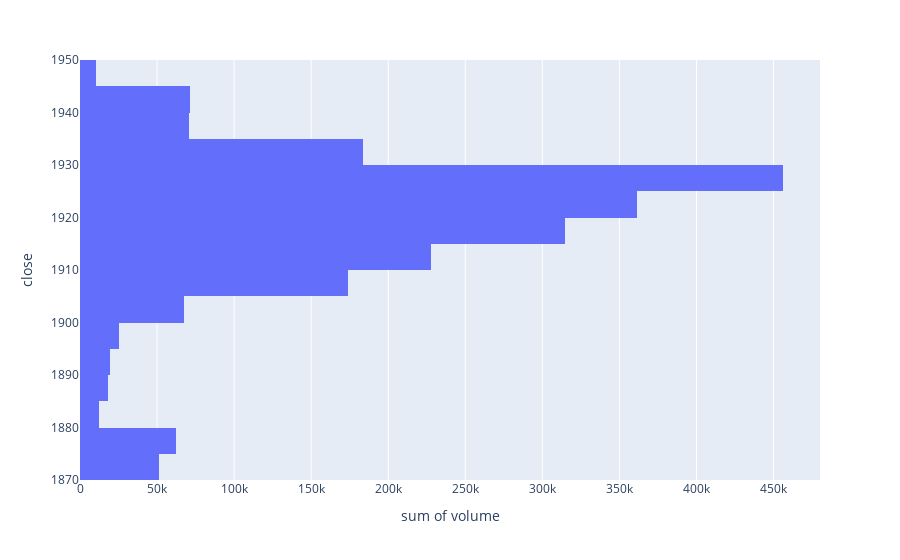

Notebook source saved alongside this figure:
### Code cell
px.histogram(df_XUD, x='volume', y='close', nbins=25, orientation='h').show()

### Figure 1 — Plotly figure (JSON) as saved in the notebook; plotly's stock layout.template omitted (floating-point values rounded to 4 significant figures; data arrays with more than 128 entries replaced by an {"elided": "..."} marker saying what was removed)
{"data": [{"alignmentgroup": "True", "bingroup": "y", "histfunc": "sum", "hovertemplate": "sum of volume=%{x}<br>close=%{y}<extra></extra>", "legendgroup": "", "marker": {"color": "#636efa", "pattern": {"shape": ""}}, "name": "", "nbinsy": 25, "offsetgroup": "", "orientation": "h", "showlegend": false, "type": "histogram", "x": {"elided": "5000 int values"}, "xaxis": "x", "y": {"elided": "5000 float values"}, "yaxis": "y"}], "layout": {"barmode": "relative", "legend": {"tracegroupgap": 0}, "margin": {"t": 60}, "xaxis": {"anchor": "y", "domain": [0, 1], "title": {"text": "sum of volume"}}, "yaxis": {"anchor": "x", "domain": [0, 1], "title": {"text": "close"}}}}
